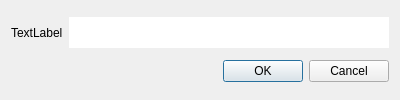
<?xml version="1.0" encoding="UTF-8"?>
<ui version="4.0">
 <class>DialogInput</class>
 <widget class="QDialog" name="DialogInput">
  <property name="geometry">
   <rect>
    <x>0</x>
    <y>0</y>
    <width>400</width>
    <height>100</height>
   </rect>
  </property>
  <property name="sizePolicy">
   <sizepolicy hsizetype="Fixed" vsizetype="Fixed">
    <horstretch>0</horstretch>
    <verstretch>0</verstretch>
   </sizepolicy>
  </property>
  <property name="minimumSize">
   <size>
    <width>400</width>
    <height>100</height>
   </size>
  </property>
  <property name="maximumSize">
   <size>
    <width>400</width>
    <height>100</height>
   </size>
  </property>
  <property name="windowTitle">
   <string>Dialog</string>
  </property>
  <layout class="QGridLayout" name="gridLayout">
   <item row="0" column="0">
    <widget class="QLabel" name="label">
     <property name="sizePolicy">
      <sizepolicy hsizetype="Minimum" vsizetype="Preferred">
       <horstretch>0</horstretch>
       <verstretch>0</verstretch>
      </sizepolicy>
     </property>
     <property name="text">
      <string>TextLabel</string>
     </property>
    </widget>
   </item>
   <item row="0" column="1">
    <widget class="QLineEdit" name="lineEdit">
     <property name="font">
      <font>
       <pointsize>16</pointsize>
      </font>
     </property>
     <property name="focusPolicy">
      <enum>Qt::StrongFocus</enum>
     </property>
     <property name="frame">
      <bool>false</bool>
     </property>
    </widget>
   </item>
   <item row="1" column="1">
    <widget class="QDialogButtonBox" name="buttonBox">
     <property name="orientation">
      <enum>Qt::Horizontal</enum>
     </property>
     <property name="standardButtons">
      <set>QDialogButtonBox::Cancel|QDialogButtonBox::Ok</set>
     </property>
    </widget>
   </item>
  </layout>
 </widget>
 <resources/>
 <connections>
  <connection>
   <sender>buttonBox</sender>
   <signal>accepted()</signal>
   <receiver>DialogInput</receiver>
   <slot>accept()</slot>
   <hints>
    <hint type="sourcelabel">
     <x>248</x>
     <y>254</y>
    </hint>
    <hint type="destinationlabel">
     <x>157</x>
     <y>274</y>
    </hint>
   </hints>
  </connection>
  <connection>
   <sender>buttonBox</sender>
   <signal>rejected()</signal>
   <receiver>DialogInput</receiver>
   <slot>reject()</slot>
   <hints>
    <hint type="sourcelabel">
     <x>316</x>
     <y>260</y>
    </hint>
    <hint type="destinationlabel">
     <x>286</x>
     <y>274</y>
    </hint>
   </hints>
  </connection>
 </connections>
</ui>
